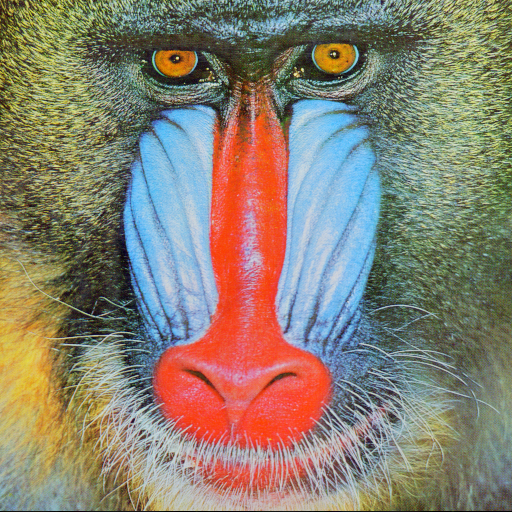
#> input picture lab2/baboon.tif, 512 x 512 px
$ python watermark2.py
#> lines starting #> are read from the running program, lines starting #| are printed output that depends on the picture; long printed decimals are rounded
### lab2/constants.py
import cv2

variant = 12
delta = 4 + 4*(variant % 3)

alpha = 0.1

container = cv2.imread('baboon.tif')
#> container is the input picture: shape (512, 512, 3); mean B, G, R 113.1, 128.9, 137.4
mean = 5
std = 1

### lab2/MatrtixSplitter.py
import numpy as np

class MatrixSplitter:
    @staticmethod
    def construct_matrix_from_its_fft_zones(zones: np.ndarray) -> np.ndarray:
        return np.sum(zones)

    @staticmethod
    def split_into_fft_zones_and_return(matrix: np.ndarray) -> dict:
        zones_dictionary = {
            "high": np.zeros(1),
            "medium": np.zeros(1),
            "low": np.zeros(1)
        }
        one_piece_height = matrix.shape[0] // 4
        one_piece_width = matrix.shape[1] // 4
        splitted_image = MatrixSplitter.split_into_pieces(matrix, one_piece_height)
        empty_piece = np.zeros((one_piece_height, one_piece_width))

        # low frequency zone construction
        low_first_row = np.concatenate((splitted_image[0], empty_piece, empty_piece, splitted_image[3]), axis=1)
        low_second_row = np.concatenate((empty_piece, empty_piece, empty_piece, empty_piece), axis=1)
        low_third_row = np.concatenate((empty_piece, empty_piece, empty_piece, empty_piece), axis=1)
        low_fourth_row = np.concatenate((splitted_image[12], empty_piece, empty_piece, splitted_image[15]), axis=1)
        zones_dictionary["low"] = np.concatenate((low_first_row, low_second_row, low_third_row, low_fourth_row), axis=0)

        # medium frequency zone construction
        medium_first_row = np.concatenate((empty_piece, splitted_image[1], splitted_image[2], empty_piece), axis=1)
        medium_second_row = np.concatenate((splitted_image[4], empty_piece, empty_piece, splitted_image[7]), axis=1)
        medium_third_row = np.concatenate((splitted_image[8], empty_piece, empty_piece, splitted_image[11]), axis=1)
        medium_fourth_row = np.concatenate((empty_piece, splitted_image[13], splitted_image[14], empty_piece), axis=1)
        zones_dictionary["medium"] = np.concatenate((medium_first_row, medium_second_row, medium_third_row, medium_fourth_row), axis=0)

        # high frequency zone construction
        high_first_row = np.concatenate((empty_piece, empty_piece, empty_piece, empty_piece), axis=1)
        high_second_row = np.concatenate((empty_piece, splitted_image[5], splitted_image[6], empty_piece), axis=1)
        high_third_row = np.concatenate((empty_piece, splitted_image[9], splitted_image[10], empty_piece), axis=1)
        high_fourth_row = np.concatenate((empty_piece, empty_piece, empty_piece, empty_piece), axis=1)
        zones_dictionary["high"] = np.concatenate((high_first_row, high_second_row, high_third_row, high_fourth_row), axis=0)

        return zones_dictionary


    @staticmethod
    def split_into_pieces(array, N):
        A = []
        for v in np.vsplit(array, array.shape[0] // N):
            A.extend([*np.hsplit(v, array.shape[0] // N)])
        return np.array(A)

### lab2/Watermarker.py
from OmegaVectorGenerator import OmegaVectorGenerator
from constants import *
import numpy as np

class Watermarker:
    # [8 lines left out: function insert_watermark, not called in this run]

    @staticmethod
    def insert_watermark2(fft_matrix: np.ndarray) -> np.ndarray:
        watermarked_fft = np.copy(fft_matrix)

        medium_frequency_slice = watermarked_fft[256:281, ((512 - 40) // 2):((512 - 40) // 2) + 40]
        slice_indices = Watermarker.zigzag_indices(medium_frequency_slice)

        rand_nums = np.zeros(10240)
        for i in range(len(slice_indices)):
            rand_num = np.random.normal(mean, std)
            watermarked_fft[slice_indices[i]] += alpha * np.abs(watermarked_fft[slice_indices[i]]) * rand_num
            rand_nums[i] = rand_num

        np.save("omega_vector2.npy",rand_nums)
        return watermarked_fft

    # [17 lines left out: functions get_indices_for_insertion_and_vector_length, read_watermark, not called in this run]

    @staticmethod
    def zigzag_indices(matrix):
        # Размеры матрицы
        rows, cols = matrix.shape

        # Результат зигзагообразной развертки индексов
        result = []

        # Индексы для обхода матрицы
        i, j = 0, 0

        # Флаг для определения направления обхода
        up = True

        while i < rows and j < cols:
            result.append((i, j))

            # Движение вверх-вправо
            if up:
                if j == cols - 1:
                    # Дошли до правого края, переходим на следующую строку
                    i += 1
                    up = False
                elif i == 0:
                    # Дошли до верхнего края, переходим на следующий столбец
                    j += 1
                    up = False
                else:
                    # Продолжаем движение вверх-вправо
                    i -= 1
                    j += 1
            # Движение вниз-влево
            else:
                if i == rows - 1:
                    # Дошли до нижнего края, переходим на следующий столбец
                    j += 1
                    up = True
                elif j == 0:
                    # Дошли до левого края, переходим на следующую строку
                    i += 1
                    up = True
                else:
                    # Продолжаем движение вниз-влево
                    i += 1
                    j -= 1

        return result

### lab2/DftCalculator.py
import numpy as np
import scipy
import scipy.fftpack

class DftCalculator:
    @staticmethod
    def calculate_and_return_for(array: np.ndarray) -> np.ndarray:
        return np.fft.fft2(array)

    @staticmethod
    def inverse_and_return_for(fft_array: np.ndarray) -> np.ndarray:
        return np.fft.ifft2(fft_array)

### lab2/watermark2.py
from MatrtixSplitter import MatrixSplitter
from Watermarker import Watermarker
from DftCalculator import DftCalculator
from constants import *
from scipy.spatial.distance import cosine
import cv2
import numpy as np

if __name__ == "__main__":
    baboon_image = cv2.imread("baboon.tif", cv2.IMREAD_GRAYSCALE)
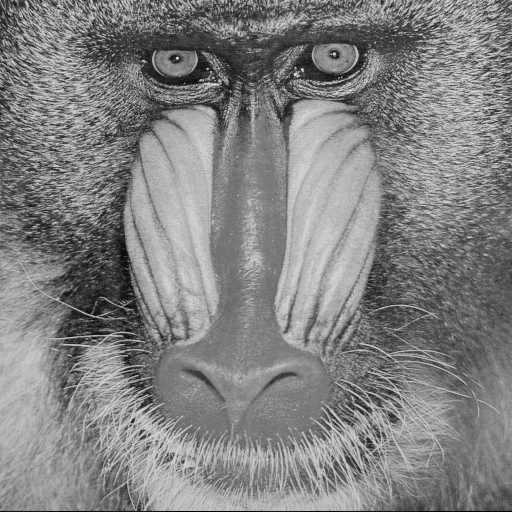
#> baboon_image: shape (512, 512); min 0, max 231, mean 129.6
    baboon_image_fft = DftCalculator.calculate_and_return_for(baboon_image)

    zones = MatrixSplitter.split_into_fft_zones_and_return(baboon_image_fft)
#> the loop in split_into_pieces, `for v in np.vsplit(array, array.shape[0] // N):` made 4 passes
#> after the loop in split_into_pieces, `for v in np.vsplit(array, array.shape[0] // N):`: A = 16 items
#> in split_into_fft_zones_and_return, `empty_piece = np.zeros((one_piece_height, one_piece_width))`: empty_piece: shape (128, 128) float64; every value is 0
#> in split_into_fft_zones_and_return, `low_second_row = np.concatenate((empty_piece, empty_piece, empty_piece..`: low_second_row: shape (128, 512) float64; every value is 0
#> zones = 3 items
    entire_high_and_medium_zones_matrices = np.fromiter((zones["high"], zones["medium"]), dtype=np.ndarray)
    high_and_medium_fft = MatrixSplitter \
        .construct_matrix_from_its_fft_zones(entire_high_and_medium_zones_matrices)
    watermarked_high_and_medium_fft = Watermarker.insert_watermark2(high_and_medium_fft)
#> in insert_watermark2, `slice_indices = Watermarker.zigzag_indices(medium_frequency_slice)`: slice_indices = 1000 pairs, first value 0 to 24, second value 0 to 39
#> in insert_watermark2, `rand_nums = np.zeros(10240)`: rand_nums = 10240 values from 0 to 0
#> the loop in insert_watermark2, `for i in range(len(slice_indices)):` made 1000 passes
#> rand_num on passes 1 to 3: 6.76, 5.4, 5.98
#> after the loop in insert_watermark2, `for i in range(len(slice_indices)):`: rand_nums = 10240 values, max 7.76 at index 943, min 0 at index 1000, mean 0.484

    watermarked_entire_fft = np.array((watermarked_high_and_medium_fft + zones["low"]))
    watermarked_baboon = DftCalculator.inverse_and_return_for(watermarked_entire_fft)
    # [6 lines of commented-out code are left out]
    cv2.imshow("watermarked_fft", watermarked_entire_fft.astype(np.uint8))
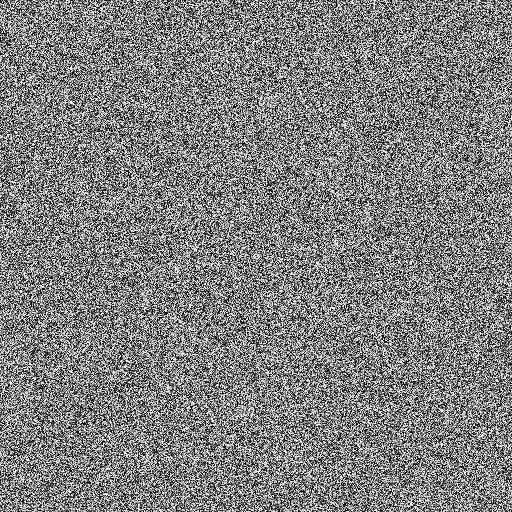
#> window 'watermarked_fft': shape (512, 512); min 0, max 255, mean 127.5
    cv2.imshow("watermarked_baboon", watermarked_baboon.astype(np.uint8))
    cv2.imshow("difference between fft", (watermarked_entire_fft - baboon_image_fft).astype(np.uint8) * 255)
    cv2.waitKey(0)

    # Proverka
    watermarked_entire_fft2 = DftCalculator.calculate_and_return_for(watermarked_baboon)

    omega_estimate = watermarked_entire_fft2[0:256, ((512 - 40) // 2):((512 - 40) // 2) + 40]
    omega_real = np.load("omega_vector2.npy")
#> omega_real has the same summary as rand_nums in insert_watermark2

    # print(np.linalg.norm(watermarked_entire_fft.flatten() - watermarked_entire_fft2.flatten()))
    print(len(omega_estimate.flatten()))
#| 10240
    detect = sum(np.multiply(omega_estimate.flatten(), omega_real))
    print("Порог четотам: ", detect.real)
#| Порог четотам:  1134216.140
    #
